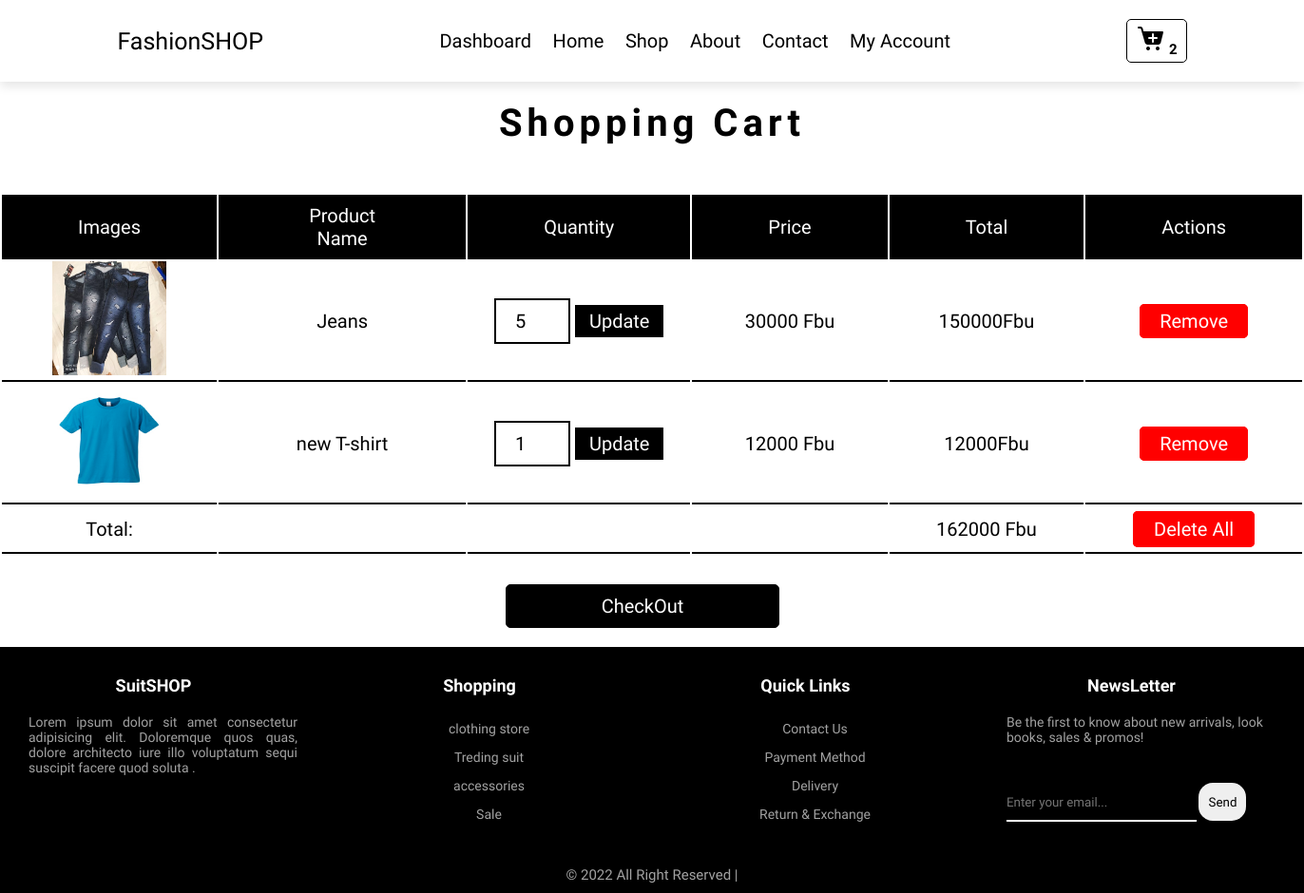
The page /admin/cart.php on the database its author committed.
### tables this page shows
CREATE TABLE `cart` (
  `id_cart` int(11) NOT NULL,
  `nomprod` varchar(255) NOT NULL,
  `prixprod` int(255) NOT NULL,
  `photoprod` varchar(255) NOT NULL,
  `Quantite` int(255) NOT NULL,
  `user` varchar(255) NOT NULL
);

### admin/cart.php (the view, shortened to what this page needs)
<?php
include("db.php");
?>
<!DOCTYPE html>
<html lang="en">
<head>
    <link rel="stylesheet" href="css/cart.css">
</head>
<body>
 <header class="header">
          <a href="#" class="logo"><i class="fas fa-splotch"></i> FashionSHOP</a>
          <nav class="navbar">
              <a href="dashboard.php">Dashboard</a>
               <a href="accueil.php">Home</a>
               <a href="shop.php">Shop</a>
               <a href="about.php">About</a>
               <a href="contact.php">Contact</a>
               <?php
               if(isset($_SESSION['username']) && !empty($_SESSION['username'])){
               ?>
               <a href="#"><?php echo $_SESSION['username']?></a>
                <a href="logout.php"><img src="images/shutdown_20px.png" alt="image non disponible"> </a>
               <?php
               }else{
                   ?>
                   <a href="login.php">My Account</a>
                   <?php
               }
               ?>
          </nav>
            <?php
                $select_row=$bdd->query("SELECT * FROM cart");
                $row=$select_row->rowCount();
            ?>
          <a href="cart.php" class="btn"><img src="images/cart.png" alt="image non disponible" id="cart"> <span><?php echo $row;?></span></a>
     </header>
   <section class="section_1">
       <h1 class="title1">Shopping Cart</h1>
       <table class="table01">
           <thead class="thead01">
               <tr>
                   <th>Images</th>
                   <th>Product Name</th>
                   <th>Quantity</th>
                   <th>Price</th>
                   <th>Total</th>
                   <th>Actions</th>
               </tr>
           </thead>
           <tbody class="tbody01">
               <?php
                $select=$bdd->query("SELECT * FROM cart");
                (int)$grandTotal=0;
                While($data=$select->fetch()){
               ?>
                    <tr>
                        <td><img src="image/<?php echo $data['photoprod']?>" alt="Image non disponible" class="img-cart"></td>
                        <td><?php echo $data['nomprod']?></td>
                        <td>
                        <form method="post">
                            <input type="number" name="update_quantity" min="1" value="<?php echo $data['Quantite']?>">
                            <input type="submit" value="Update" name="btn_update">
                        </form>
                        </td>
                        <td><?php echo $data['prixprod']?> Fbu</td>
                        <td><?php echo $tot = $data['prixprod'] * $data['Quantite'];?>Fbu</td>
                        <td><a href="cart.php?sup=<?php echo $data['id_cart'];?>" onclick="return confirm('Delete item from the cart')" class="remove_btn">Remove</a></td>
                    </tr>
                        <?php (int)$grandTotal +=   (int) $tot;?>
               <?php
                }
               ?>
               <tr>
                   <td class="td-tot">Total:</td>
                   <td class="td-tot"></td>
                   <td class="td-tot"></td>
                   <td class="td-tot"></td>
                   <td class="td-tot"><?php echo $grandTotal?>  Fbu</td>
                   <td class="td-tot"><a href="cart.php?delete" onclick="return confirm('Are you sure you want to delete all ?');" class="deleteAll_btn">Delete All</a></td>
               </tr>
           </tbody>
       </table>
       <div class="order_btn">
           <a href="order.php" class="btn <?= ($grandTotal > 1)?'':'disabled'?>">CheckOut</a>
        </div>
   </section>
   <footer>
     <div class="footer-container">
          <div class="footer-box1">
               <h3 class="h3-ttle">SuitSHOP</h3>
               <p>Lorem ipsum dolor sit amet consectetur adipisicing elit. Doloremque quos quas, dolore architecto iure illo voluptatum sequi suscipit facere quod soluta .</p>
          </div>
          <div class="footer-box2">
               <h3 class="h3-ttle">Shopping</h3>
               <ul>
                    <li>clothing store</li>
                    <li>Treding suit</li>
                    <li>accessories</li>
                    <li>Sale</li>
               </ul>
          </div>
          <div class="footer-box3">
               <h3 class="h3-ttle">Quick Links</h3>
               <ul>
                    <li>Contact Us</li>
                    <li>Payment Method</li>
                    <li>Delivery</li>
                    <li>Return & Exchange</li>
               </ul>
          </div>
          <div class="footer-box4">
               <h3 class="h3-ttle">NewsLetter</h3>
               <p class="p-form">Be the first to know about new arrivals, look books, sales & promos!</p>
               <form action="" method="post">
                    <input type="text" name="text" placeholder="Enter your email..." id="inpt-txt">
                    <input type="submit" value="Send" name="submit" id="submit-btn">
               </form>
          </div>
     </div>
     <p class="copy">&copy 2022 All Right Reserved | </p>
</footer>
</body>
</html>

### admin/css/cart.css (style rules this page uses)
* { font-family: 'Rambla', sans-serif; margin: 0; padding: 0; box-sizing: border-box; outline: none; border: none; text-decoration: none; }
:root { --gray:#a2a2a2; --graye:#ececec; --black: #000; --blue: #cae8e3; --pink: #f6e4d5; --white: #fff; --yellow: #ffd080; --border: .2rem solid var(--black); }
html { font-size: 62.5%; overflow-x: hidden; scroll-behavior: smooth; scroll-padding-top: 7rem; }
.header { position: sticky; top: 0; left: 0; right: 0; z-index: 1000; display: flex; align-items: center; justify-content: space-between; background-color: var(--white); box-shadow: 0 .5rem 1rem rgba(0,0,0,.1); padding: 2rem 9%; }
.logo { font-size: 2.5rem; color: var(--black); }
.navbar a { margin: 0 1rem; font-size: 2rem; color: var(--black); }
.btn { display: inline-block; padding: 0.5rem 1rem; border: 1px solid Black; cursor: pointer; font-weight: bolder; border-radius: .5rem; }
.btn span { position:relative; left:1px; top:1px; font-size:1.5rem; color:#000;; border-radius:5px; }
.title1 { text-align:center; font-size:40px; letter-spacing: 5px; margin:20px; }
.table01 { margin-top:50px; }
.thead01 { background:black; }
.thead01 th { padding:10px 80px; color:#fff; font-size:20px; text-transform: capitalize; font-weight: 200; }
.img-cart { height:120px; width:120px; }
.tbody01 td { font-size:20px; text-align: center; border:0; border-bottom:2px solid #000; }
.table01 input[type="number"] { border:var(--border); padding:1rem 2rem; font-size:2rem; color:var(--black); width:8rem; }
.table01 input[type="submit"] { padding:.5rem 1.5rem; cursor: pointer; font-size:2rem; background: var(--black); color: var(--white); }
.remove_btn { border:1px solid red; border-radius:5px; padding: .5rem 2rem; text-decoration: none; color:#fff; background: red; transition:0.5s ease; }
.deleteAll_btn { font-size:2rem; border:2px solid red; border-radius:5px; padding: .5rem 2rem; margin:2rem 0rem; text-decoration: none; color:#fff; background: red; transition:0.5s ease; }
.order_btn { text-align:center; margin-top:1rem; display:flex; justify-content: space-around; }
.order_btn .btn { padding:10px 100px; text-decoration: none; font-size:2rem; font-weight:400; color:#fff; background:#000; display:inline-block; width:auto; margin:2rem; }
.td-tot { height:50px; }
footer { background: var(--black); }
.footer-container { display:flex; flex-wrap: nowrap; justify-content: space-between; align-items: flex-start; align-content: center; flex-direction: row; }
.footer-box1 { width:300px; margin:30px; }
.footer-box1 p { color:var(--gray); text-align: justify; font-size:14px; }
.footer-box2 { width:300px; margin:30px; }
.footer-box2 ul { color:var(--gray); font-size:14px; }
.footer-box2 ul li { text-align: center; list-style-type: none; line-height: 30px; }
.footer-box3 { width:300px; margin:30px; }
.footer-box3 ul { color:var(--gray); font-size:14px; }
.footer-box3 ul li { text-align: center; list-style-type: none; line-height: 30px; }
.footer-box4 { width:300px; margin:30px; }
.p-form { color:var(--gray); font-size:14px; margin-bottom: 40px; }
#inpt-txt { height:40px; width:200px; border-top:0; border-left:0; border-right:0; border-bottom:2px solid var(--white); outline:none; background: var(--black); }
#submit-btn { width:50px; height:40px; border-radius:15px; }
.h3-ttle { color:var(--white); text-align: center; font-size:18px; margin:0px 20px 20px 0px; }
.copy { text-align: center; color:var(--gray); font-size:15px; padding:10px; }

### rows shown on the page
cart: photoprod (picture), nomprod "Jeans", update_quantity "5", prixprod "30000", $tot = $data['prixprod'] * $data['Quantite'] "150000"
cart: photoprod (picture), nomprod "new T-shirt", update_quantity "1", prixprod "12000", $tot=$data['prixprod']*$data['Quantite'] "12000"

### other values the page prints
$row "2"
$grandTotal "162000"
